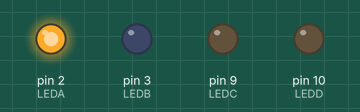
The sketch below on a simulated Arduino Uno, built with avr-gcc and run on an emulated ATmega328P. Shown: output pins drawn as LEDs (lit = HIGH).

Above: at 0.2 s.
At 3.5 s:
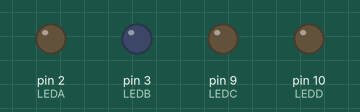
Timing chart, 0 to 8.5 s (numbered marks = the images above):
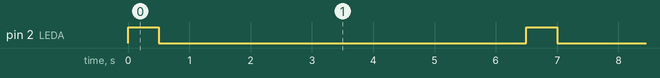

Measured:
- by itself, pin 2 (LEDA): alternates HIGH for 0.50 s and LOW for 6.0 s

The sketch:

D_4.ino
```cpp
// Define LED pins
const int LEDA = 2;
const int LEDB = 3;
const int LEDC = 9;
const int LEDD = 10;

void setup() {
  // put your setup code here, to run once:
  // Set LED pins as output
  pinMode(LEDA, OUTPUT);
  pinMode(LEDB, OUTPUT);
  pinMode(LEDC, OUTPUT);
  pinMode(LEDD, OUTPUT);

}

void loop() {
  // LEDA ON
  digitalWrite(LEDA, HIGH);
  delay(500); // 500 ms delay
  digitalWrite(LEDA, LOW);
  delay(1000); // 1000 ms delay before LEDC turns ON
  // LEDC ON
  digitalWrite(LEDC, LOW);
  delay(500); // 500 ms delay
  digitalWrite(LEDC, LOW);
  delay(1500); // 1500 ms delay before LEDB turns ON
  // LEDB ON
  digitalWrite(LEDB, LOW);
  delay(500); // 500 ms delay
  digitalWrite(LEDB, LOW);
  delay(2000); // 2000 ms delay before LEDD turns ON
  digitalWrite(LEDD, LOW);
  delay(500); // 500 ms delay
  digitalWrite(LEDD, LOW);
}
```
